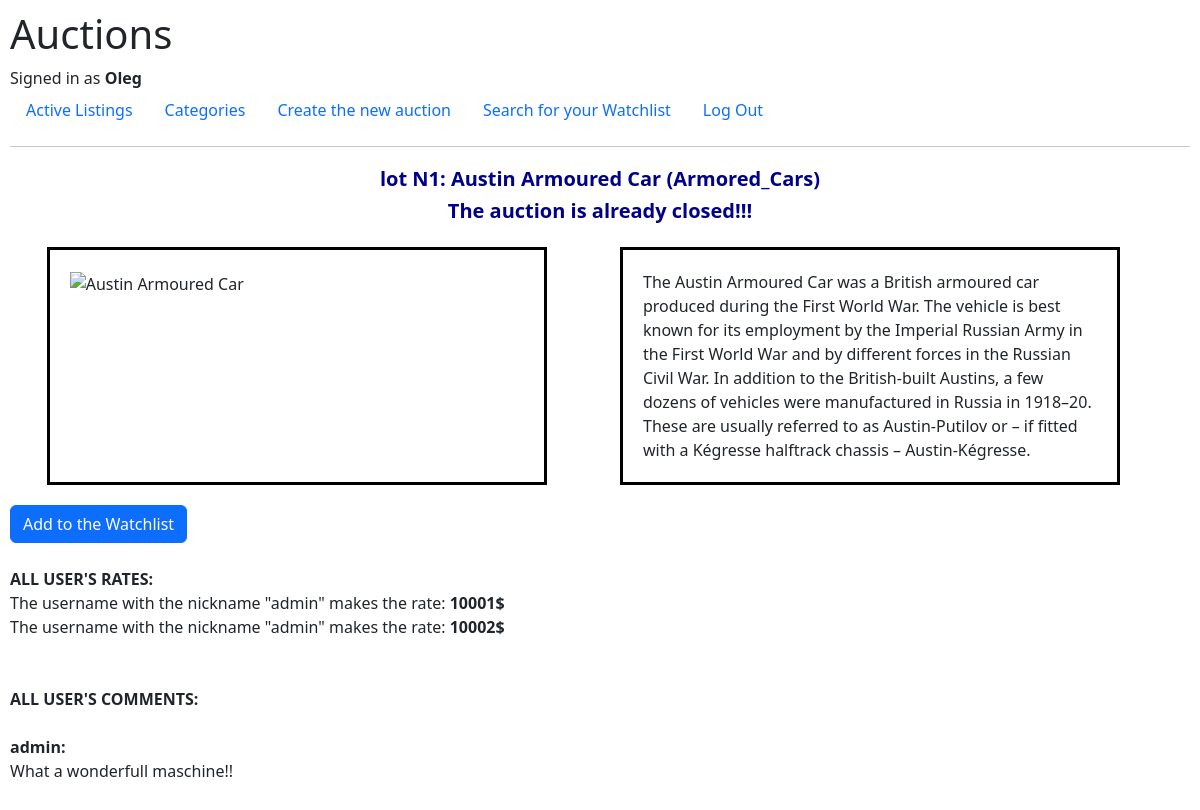
The page /auction/1 (signed in) on the database its author committed.
### auctions/models.py (models this page shows, shortened)
class User(AbstractUser):
    auctions = models.ManyToManyField(Auction, blank = True, related_name = "users")
    def __str__(self):
        return f"{self.username}"

class Auction(models.Model):
    user_creator = models.CharField(max_length = 64)
    name = models.CharField(max_length = 100, blank = False)
    information = models.TextField(blank = False)
    startprice = models.IntegerField(blank = False)
    photo = models.URLField()
    category = models.CharField(max_length = 64, blank = False)
    not_closed = models.BooleanField(default = True)

class Rate(models.Model):
    rate = models.IntegerField()
    rating_user = models.ForeignKey(User, on_delete = models.CASCADE, related_name = "rates")
    auction = models.ForeignKey(Auction, on_delete = models.CASCADE, related_name = "rate_auction")

class Comment(models.Model):
    comment = models.TextField()
    commenting_user = models.ForeignKey(User, on_delete = models.CASCADE, related_name = "comments")
    auction = models.ForeignKey(Auction, on_delete = models.CASCADE, related_name = "comment_auction")

### auctions/views.py (the view, shortened to what this page needs)
# urls.py: path("auction/<int:auction_id>", views.auction, name="auction"),
def auction(request, auction_id):
    if not request.user.is_authenticated:
        return render(request, "auctions/login.html")
    auction = Auction.objects.get(pk = auction_id)             # getting the auction we are watching
    rates = Rate.objects.filter(auction = auction)             # getting the rates list
    comments = Comment.objects.filter(auction = auction)       # getiing the commens list
    user = request.user                                        # getting our user
    auctions = user.auctions.all()                             # getting the all user's auctions list
    user_creator = str(auction.user_creator)
    current_user = str(user)
    last_rate = rates.last()                                   # getting the last users rate
    if auction.not_closed == True:
        if last_rate:
            actual_price = last_rate.rate
        else:
            actual_price = auction.startprice
        return render(request, "auctions/auction.html", {
            "auctions": auctions,
            "auction": auction,
            "rates": rates,
            "comments": comments,
            "actual_price": actual_price,
            "user_creator": user_creator,
            "current_user": current_user
        })
    else:
        if last_rate:
            user_winner = last_rate.rating_user
        else:
            user_winner = auction.user_creator
        return render(request, "auctions/auction.html", {
            "auctions": auctions,
            "auction": auction,
            "rates": rates,
            "comments": comments,
        })

### auctions/templates/auctions/auction.html (shortened to what this page needs)
{% extends "auctions/layout.html" %}
{% block body %}
    {% if auction.not_closed == True %}
        <div id="text">
            <b>lot N{{ auction.id }}: {{ auction.name }} ({{ auction.category}})</b>
        </div>
        <div id="text">
            <b>Current price: {{ actual_price }}$ (The startprice: {{ auction.startprice }}$)</b>
        </div>
        <div class="flex-container" style="justify-content: space-around;">
            <div>
                <img src="{{ auction.photo }}" alt="{{ auction.name }}"><br>
            </div>
            <div class="invis">
                {{ auction.information }}
            </div><br><br><br>
        </div>
        {% if auction in auctions %}
            <form action="{% url 'auction' auction.id %}" method="post">
                {% csrf_token %}
                <input type="submit" value="Delete from the Watchlist" class="btn btn-warning">
            </form>
        {% else %}
            <form action="{% url 'auction' auction.id %}" method="post" >
                {% csrf_token %}
                <input type="submit" value="Add to the Watchlist" class="btn btn-primary">
            </form>
        {% endif %}<br>
        {{ message }}<br>
        <form action="{% url 'rate' auction.id %}" method="post" class="row g-3">
            {% csrf_token %}
            <div div class="col-auto">
                <input type="number" name="rate" placeholder="Make your rate" class="form-control">
            </div>
            <div div class="col-auto">
                <input type="submit" value="Add your rate" class="btn btn-primary mb-3">
            </div>
        </form><br>
        <b>ALL USER'S RATES:</b><br><br>
        {% for rate in rates %}
            The username with the nickname "{{ rate.rating_user }}" makes the rate:
            <b>{{ rate.rate }}$</b><br>
        {% empty %}
            No rates yet here<br>
        {% endfor %}<br>
        <form action="{% url 'comment' auction.id %}" method="post">
            {% csrf_token %}
            <div div class="form-floating">
                <textarea name="comment" class="form-control" style="height:300px"></textarea>
            </div><br>
            <div class="d-grid gap-2">
                <input type="submit" value="Add your comment" class="btn btn-primary">
            </div>
        </form><br>
        <b>ALL USER'S COMMENTS:</b><br><br>
        {% for comment in comments %}
            <b>{{ comment.commenting_user }}: </b><br>
            {{ comment.comment }}<br><br>
        {% empty %}
            No comments yet here<br>
        {% endfor %}<br>
        {% if current_user == user_creator %}
            <form action="{% url 'close' auction.id %}" method="post">
                {% csrf_token %}
                <input type="submit" value="Close the auction" class="btn btn-danger btn-lg">
            </form>
        {% endif %}
    {% else %}
        <div id="text">
            <b>lot N{{ auction.id }}: {{ auction.name }} ({{ auction.category}})</b>
        </div>
        <div id="text">
            <b>The auction is already closed!!!</b>
        </div>
        <div class="flex-container" style="justify-content: space-around;">
            <div>
                <img src="{{ auction.photo }}" alt="{{ auction.name }}" width="660" height="500"><br>
            </div>
            <div class="invis">
                {{ auction.information }}
            </div><br><br><br>
        </div>
        {% if auction in auctions %}
            <form action="{% url 'auction' auction.id %}" method="post" >
                {% csrf_token %}
                <input type="submit" value="Delete from the Watchlist" class="btn btn-warning">
            </form>
        {% else %}
            <form action="{% url 'auction' auction.id %}" method="post">
                <input type="submit" value="Add to the Watchlist" class="btn btn-primary">
            </form>
        {% endif %}<br>
        <b>ALL USER'S RATES:</b><br>
        {% for rate in rates %}
            The username with the nickname "{{ rate.rating_user }}" makes the rate:
            <b>{{ rate.rate }}$</b><br>
        {% empty %}
            No rates yet here<br>
        {% endfor %}<br><br>
        <b>ALL USER'S COMMENTS:</b><br><br>
        {% for comment in comments %}
            <b>{{ comment.commenting_user }}: </b><br>
            {{ comment.comment }}<br><br>
        {% empty %}
            No comments yet here<br>
        {% endfor %}<br>
        <br><br><br>
    {% endif %}
{% endblock %}

### auctions/templates/auctions/layout.html (shortened to what this page needs)
{% load static %}
<!DOCTYPE html>
<html lang="en">
<head>
    <link href="https://cdn.jsdelivr.net/npm/bootstrap@5.2.2/dist/css/bootstrap.min.css" rel="stylesheet">
    <link href="{% static 'auctions/styles.css' %}" rel="stylesheet">
</head>
    <body>
        <h1>Auctions</h1>
        <div>
            {% if user.is_authenticated %}
                Signed in as <strong>{{ user.username }}</strong>
            {% else %}
                Not signed in.
            {% endif %}
        </div>
        <ul class="nav">
            <li class="nav-item">
                <a class="nav-link" href="{% url 'index' %}">Active Listings</a>
            </li>
            <li class="nav-item">
                <a class="nav-link" href="{% url 'categories' %}">Categories</a>
            </li>
            {% if user.is_authenticated %}
                <li class="nav-item">
                    <a class="nav-link" href="{% url 'new' %}">Create the new auction</a>
                </li>
                <li class="nav-item">
                    <a class="nav-link" href="{% url 'watchlist' user.username %}">Search for your Watchlist</a>
                </li>
            {% endif %}
            {% if user.is_authenticated %}
                <li class="nav-item">
                    <a class="nav-link" href="{% url 'logout' %}">Log Out</a>
                </li>
            {% endif %}
        </ul>
        <hr>
        {% block body %}
        {% endblock %}
    </body>
</html>

### auctions/static/auctions/styles.css (style rules this page uses)
body { padding: 10px; background-color: white; }
@media (min-width: 501px) { .flex-container { display: flex; flex-flow: row wrap; justify-content: flex-start; flex: 100%; background-color: white; } }
@media (min-width: 501px) { .flex-container > div { background-color: white; margin: 20px; padding: 20px; width: 500px; height: auto; border: 3px solid rgb(0, 0, 0); } }
div > img { width: 100%; height: auto; }
#text { text-align: center; color: darkblue; text-decoration: none; padding-top: 1px; padding-bottom: 1px; cursor: pointer; font-size: 20px; }
.invis { overflow-x: hidden; overflow-y: scroll; }

### rows shown on the page
User: username "Oleg"
Auction: id "1", name "Austin Armoured Car", category "Armored_Cars", information "The Austin Armoured Car was a British armoured car produced during the First World War. The vehicle is best known for its employment by the Imperial Russian Army in the First World War and by different forces in the Russian Civil War. In addition to the British-built Austins, a few dozens of vehicles were manufactured in Russia in 1918–20. These are usually referred to as Austin-Putilov or – if fitted with a Kégresse halftrack chassis – Austin-Kégresse."
Rate: rating_user "admin", rate "10001"
Rate: rating_user "admin", rate "10002"
Comment: commenting_user "admin", comment "What a wonderfull maschine!!"
